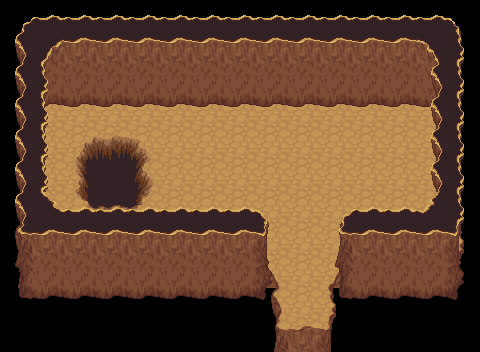

This game map was drawn from its Tiled (.tmx) file and the tilesets committed beside it. A one-line description and the trimmed map source follow:
An orthogonal 15x11 tile map with 32x32 px tiles, 4 tile layers (Tile Layer 1, Tile Layer 2, Tile Layer 3, Tile Layer 4), 6 tilesets.

<map version="1.0" orientation="orthogonal" width="15" height="11" tilewidth="32" tileheight="32">
 <tileset firstgid="1" source="base_out_atlas.tsx" />
 <tileset firstgid="1025" source="jrpg-interior.tsx" />
 <tileset firstgid="1241" source="inn.tsx" />
 <tileset firstgid="1497" source="inn_x2.tsx" />
 <tileset firstgid="1561" source="woodland_indoor.tsx" />
 <tileset firstgid="1817" source="woodland_indoor_x3.tsx" />
 <layer name="Tile Layer 1" width="15" height="11">
  <data>[165 cells, 126 non-empty, 12 distinct tile ids]</data>
 </layer>
 <layer name="Tile Layer 2" width="15" height="11">
  <data>[165 cells, 9 non-empty, 9 distinct tile ids]</data>
 </layer>
 <layer name="Tile Layer 3" width="15" height="11">
  <data>[165 cells, 54 non-empty, 6 distinct tile ids]</data>
 </layer>
 <layer name="Tile Layer 4" width="15" height="11">
  <data>[165 cells, 74 non-empty, 12 distinct tile ids]</data>
 </layer>
</map>
